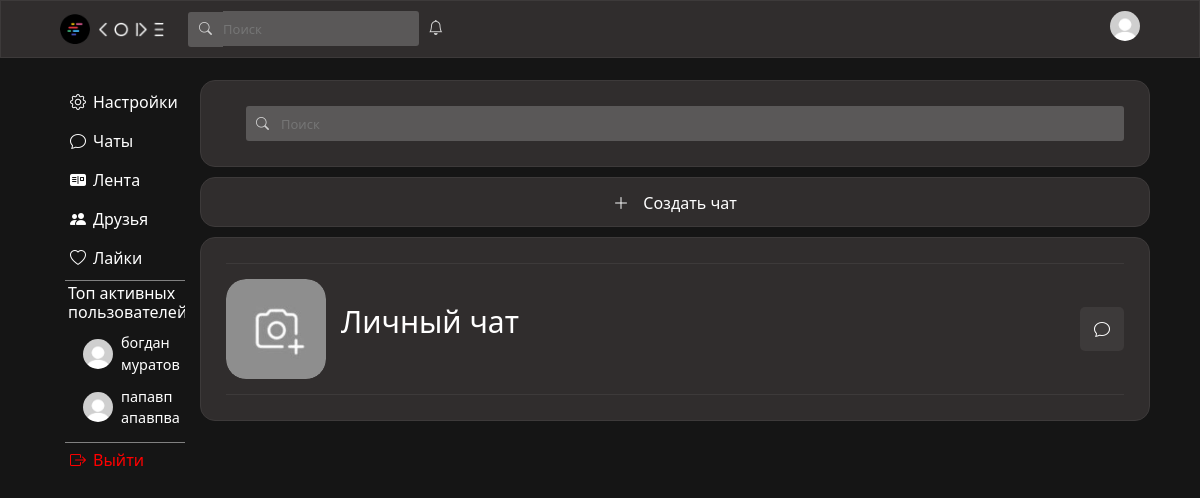
/chats (signed in), run on an earlier commit of the app's database.
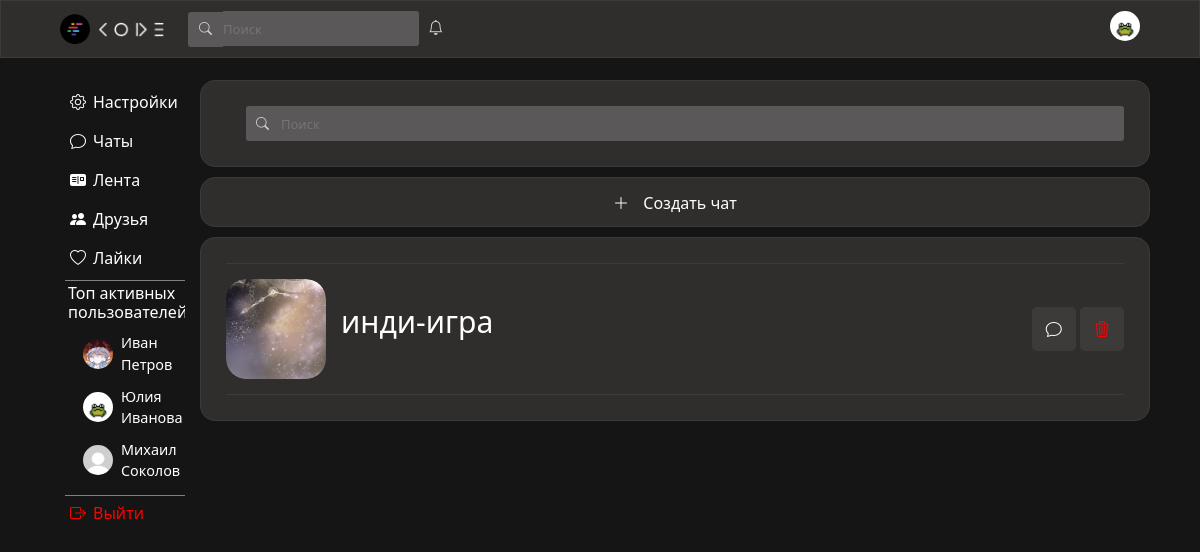
And on a later commit of the database.
### data/users.py (models this page shows, shortened)
class User(SqlAlchemyBase, UserMixin, SerializerMixin):
    __tablename__ = "users"
    id = sqlalchemy.Column(sqlalchemy.Integer, primary_key=True, autoincrement=True)
    surname = sqlalchemy.Column(sqlalchemy.String)
    name = sqlalchemy.Column(sqlalchemy.String)
    age = sqlalchemy.Column(sqlalchemy.Integer)
    city = sqlalchemy.Column(sqlalchemy.String)
    email = sqlalchemy.Column(sqlalchemy.String, unique=True)
    hashed_password = sqlalchemy.Column(sqlalchemy.String)
    post_ids = sqlalchemy.Column(sqlalchemy.String)
    comment_ids = sqlalchemy.Column(sqlalchemy.String)
    post_like_ids = sqlalchemy.Column(sqlalchemy.String)
    post_like_guide_category_ids = sqlalchemy.Column(sqlalchemy.String)
    post_like_ideas_category_ids = sqlalchemy.Column(sqlalchemy.String)
    post_like_mems_category_ids = sqlalchemy.Column(sqlalchemy.String)
    post_like_common_category_ids = sqlalchemy.Column(sqlalchemy.String)
    friends_ids = sqlalchemy.Column(sqlalchemy.String)
    friends_requests = sqlalchemy.Column(sqlalchemy.String)
    own_requests = sqlalchemy.Column(sqlalchemy.String)
    chats_ids = sqlalchemy.Column(sqlalchemy.String)
    img_profile = sqlalchemy.Column(sqlalchemy.String)
    img_avatar = sqlalchemy.Column(sqlalchemy.String)
    sex = sqlalchemy.Column(sqlalchemy.String)
    private_chat_ids = sqlalchemy.Column(sqlalchemy.String)
    modified_date = sqlalchemy.Column(sqlalchemy.DateTime, default=datetime.datetime.now)
    comments = orm.relationship("Comments", back_populates='user')
    posts = orm.relationship("Posts", back_populates='user')

### data/private_chats.py (models this page shows)
class PrivateChat(SqlAlchemyBase, SerializerMixin):
    __tablename__ = "private_chats"
    id = sqlalchemy.Column(sqlalchemy.Integer, primary_key=True, autoincrement=True)
    members = sqlalchemy.Column(sqlalchemy.String)
    chat_name = sqlalchemy.Column(sqlalchemy.String)
    chat_avatar = sqlalchemy.Column(sqlalchemy.String)
    comments = sqlalchemy.Column(sqlalchemy.String)
    modified_date = sqlalchemy.Column(sqlalchemy.DateTime, default=datetime.datetime.now)
    private_chat_with_friend = sqlalchemy.Column(sqlalchemy.Boolean, default=False)

### server.py (the view)
@app.route("/chats", methods=["GET", "POST"])
def chats():
    if not current_user.is_authenticated:
        return redirect("/")
    form = SerchUserForm()
    if form.validate_on_submit():
        return redirect(f"/id/{form.serch_user_id.data}")
    db_sess = db_session.create_session()
    private_chat_ids = current_user.private_chat_ids
    chats = []
    if private_chat_ids:
        for i in private_chat_ids.split(","):
            chat = db_sess.query(PrivateChat).filter(PrivateChat.id == int(i)).first()
            if chat:
                chats.append(chat)
    friend_requests = current_user.friends_requests
    friends_from_request = []
    if friend_requests:
        for i in friend_requests.split(","):
            friends_from_request.append(db_sess.query(User).filter(User.id == int(i)).first())
    html = f.render_template(r"chats.html",
                             form=form,
                             ClientId=f'/id/{current_user.id}',
                             chats=chats,
                             friends_from_request=friends_from_request,
                             seeFilter=False,
                             top_users=get_activ(db_sess))
    return html

### forms/serch_user.py
class SerchUserForm(FlaskForm):
    serch_user_id = StringField()

### data/db_session.py (called while the page is built)
def create_session() -> Session:
    global __factory
    return __factory()

### server.py (called while the page is built)
def get_activ(db_sess):
    active_users = []
    for user in db_sess.query(User).all():
        likes_count = len(user.post_like_ids.split(",")) if user.post_like_ids else 0
        posts_count = len(user.post_ids.split(",")) if user.post_ids else 0
        activity_score = likes_count + 2 * posts_count
        if activity_score > 0:
            active_users.append({
                'user': user,
                'score': activity_score
            })
    active_users.sort(key=lambda x: x['score'], reverse=True)
    top_users = [item['user'] for item in active_users[:3]]
    return top_users

@login_manager.user_loader
def load_user(user_id):
    db_sess = db_session.create_session()
    return db_sess.query(User).get(user_id)

### templates/chats.html (shortened to what this page needs)
{% extends "base.html" %}
{% block content %}
                <div class="search-friends-div">
                    <form style="width: 100%; display: flex; flex-direction: row;" class="serch-form" method="post" id="friend-form">
                        <i class="bi bi-search serch-img"></i><input class="serch friends-serch" type="text" placeholder="Поиск">
                    </form>
                </div>
                <div id="createChat" class="create-post-div">
                    <a href="/create_chat" class="create-post-button">
                        <i style="margin-right: 10px;" class="bi bi-plus-lg"></i>
                        <span style="line-height: 50px;">Создать чат</span>
                    </a>
                </div>
                <div class="friends-div">
                    {% for i in chats %}
                        {% if i.comments or not i.private_chat_with_friend%}
                        <div class="friend-info">
                            <div class="avatar-and-name-friend">
                                <div style="border-radius: 20%;" class="friend-avatar-box">
                                    <img style="border-radius: 20%;" class="friend-avatar" {% if i.chat_avatar %} src="{{i.chat_avatar}}" {% else %} src="..\static\img\chat.png" {% endif %} alt="">
                                </div>
                                <p style="max-width: 525px;" class="name-friend">{{i.chat_name}}</p>
                            </div>
                            <div class="block-with-buttons-actFriend">
                                <a href="/private_chat/{{i.id}}"><div data-tooltip="Написать" class="button-act-with-friend"><i class="bi bi-chat"></i></div></a>
                                {% if not i.private_chat_with_friend %}
                                <a id="del-link" data-chat_id="{{i.id}}"><div data-tooltip="Удалить чат" class="button-act-with-friend trash-friend-button"><i class="bi bi-trash3"></i></div></a>
                                {% endif %}
                            </div>
                        </div>
                        {% endif %}
                    {% endfor %}
                </div>
{% endblock %}

### templates/base.html (shortened to what this page needs)
<!DOCTYPE html>
<html lang="en">
<head>
    <link rel="stylesheet"
    href="https://cdn.jsdelivr.net/npm/bootstrap@5.0.0-beta1/dist/css/bootstrap.min.css"
>
        <link href="https://cdn.jsdelivr.net/npm/bootstrap@5.3.2/dist/css/bootstrap.min.css" rel="stylesheet">
    <link rel="stylesheet" href="https://cdn.jsdelivr.net/npm/bootstrap-icons@1.8.1/font/bootstrap-icons.css">
    <link rel="stylesheet" type="text/css" href="../static/css/style.css" />
</head>
<body>
    <header style="z-index: 99999999;">
        <div class="wrapper">
            <div style="text-align: left;">
                <img src="../static/img/logo.png" class="logo">
                <img src="../static/img/name.png" class="name">
                <form style="position: relative;" class="serch-form" method="post">
                    <i class="bi bi-search serch-img"></i>{{ form.serch_user_id(id="serch", class="serch", style="padding: 0px;", placeholder="Поиск") }}
                </form>
                <div style="display: inline-block; position: relative;">
                    <i onclick="event.stopPropagation()" class="bi bi-bell bell-style"></i>
                </div>
            </div>
            <div style="text-align: right; min-width: 30px;">
                <div class="avatar-box-heder">
                    {% if current_user.img_avatar %}
                        <a id="avatar-img-heder-linck" href={{ClientId}}><img class="avatar-img-heder" src="{{current_user.img_avatar}}" alt=""></a>
                    {% else %}
                        <a id="avatar-img-heder-linck" href={{ClientId}}><img class="avatar-img-heder" src="../static/img/avatar.jpg"></a>
                    {% endif %}
                </div>
            </div>
        </div>
    </header>
    <main>
        <div class="something">
            <div class="menu">
                <ul style="position: sticky; top: 70px;">
                    <li class="menu-li"><a href="/settings"><i style="margin-right: 7px;" class="bi bi-gear"></i>Настройки</a></li>
                    <li class="menu-li"><a href="/chats"><i style="margin-right: 7px;" class="bi bi-chat"></i>Чаты</a></li>
                    <li class="menu-li"><a href="/main"><i style="margin-right: 7px;" class="bi bi-postcard-fill"></i>Лента</a></li>
                    <li class="menu-li"><a href="/friends"><i style="margin-right: 7px;" class="bi bi-people-fill"></i>Друзья</a></li>
                    <li class="menu-li"><a href="/likes"><i style="margin-right: 7px;" class="bi bi-heart"></i>Лайки</a></li>
                    <li style="list-style: none; border-top: 1px solid gray; border-bottom: 1px solid gray; width: 120px; overflow: hidden; padding: 3px;">
                        <h6 style="color: white;">Топ активных пользователей:</h6>
                        {% if top_users %}
                            <div class="top-users-list" style="margin-left: 15px;">
                                {% for user in top_users[:3] %}
                                    <div class="top-user-item" style="margin-bottom: 10px;">
                                        <a href="/id/{{ user.id }}" style="display: flex; align-items: center; text-decoration: none; color: inherit;">
                                            <img src="{{ user.img_avatar or '../static/img/avatar.jpg' }}"
                                                 style="width: 30px; height: 30px; border-radius: 50%; margin-right: 8px; object-fit: cover;">
                                            <span style="color: white;">{{ user.name }} {{ user.surname }}</span>
                                        </a>
                                    </div>
                                {% endfor %}
                            </div>
                        {% else %}
                            <p style="color: #999; font-size: 0.9rem; margin-left: 15px;">Пока нет активных пользователей</p>
                        {% endif %}
                    </li>
                    {% if current_user.is_authenticated %}
                        <li style="color: red;" class="menu-li"><a style="color: red;" href="/logout"><i style="margin-right: 7px; color: red;" class="bi bi-box-arrow-right"></i>Выйти</a></li>
                    {% endif %}
                </ul>
            </div>
            <div class="user-info">
                {% block content %}{% endblock %}
            </div>
        </div>
    </main>
</body>
</html>

### static/css/style.css (style rules this page uses)
body { background-color: #151515; }
.wrapper { display: flex; justify-content: space-between; padding: 10px; width: 1100px; }
.logo { height: 30px; width: auto; margin-right: 5px; }
.top-users-list { margin-top: 10px; }
.top-user-item { transition: transform 0.2s; }
.top-user-item span { font-size: 0.9rem; color: #e0e0e0; }
.name { width: auto; height:15px; }
.serch-form { display: inline-block; }
.serch { box-sizing: border-box; border: none; background-color: #5a5858; color: lightgray; outline: 0; border-radius: 0px 3px 3px 0px; height: 35px; font-size: 13px; }
.serch-img { position: relative; display: inline-block; background-color: #5a5858; color: lightgray; border-radius: 3px 0px 0px 3px; height: 35px; width: 35px; text-align: center; line-height: 35px; font-size: 13px; margin-left: 20px; }
.bell-style { color: lightgray; margin-left: 5px; font-size: 15px; }
main { margin-top: 70px; display: flex; flex-direction: column; align-items: center; min-width: 1100px; }
.avatar-img-heder { position: absolute; top:50%; left:50%; transform:translate(-50%,-50%); width:30px; height:30px; object-fit:cover; }
.avatar-box-heder { position: relative; overflow:hidden; width:30px; height:30px; border-radius: 50%; }
.create-post-div { width: 950px; height: 50px; background-color: #302d2d; border: 1px solid #3d3a3a; border-radius: 15px; margin-top: 10px; text-align: center; }
.create-post-button, .create-post-span { color: white; text-decoration: none; }
.user-info { display: flex; flex-direction: column; align-items: center; }
.menu { width: 145px; margin-right: 5px; }
.menu-li { list-style-type: none; }
.menu-li:not(:last-child) { margin-bottom: 5px; }
.menu-li a, .menu-li p { display: block; color: white; border-radius: 5px; text-decoration: none; padding: 5px; }
.menu ul { margin-top: 15px; padding-left: 15px; }
.something { box-sizing: border-box; display: flex; flex-direction: row; justify-content: center; width: 1100px; }
header { top:0; position: fixed; display: flex; justify-content: center; background-color: #302d2d; border: 1px solid #3d3a3a; left: 0; right: 0; }
.search-friends-div { width: 950px; background-color: #302d2d; border: 1px solid #3d3a3a; border-radius: 15px; margin-top: 10px; padding: 25px; }
.friends-serch { width: 100%; }
.friends-div { width: 950px; background-color: #302d2d; border: 1px solid #3d3a3a; border-radius: 15px; margin-top: 10px; padding: 25px; }
.friend-info { display: flex; flex-direction: row; justify-content: space-between; border-top: 1px solid #3d3a3a; padding: 15px 0; width: 100%; align-items: center; }
.friend-info:last-child { border-bottom: 1px solid #3d3a3a; }
.friend-avatar-box { position: relative; overflow:hidden; width:100px; height:100px; border-radius: 50%; }
.friend-avatar { position: absolute; top:50%; left:50%; transform:translate(-50%,-50%); width:100px; height:100px; object-fit:cover; }
.name-friend { display: inline-block; font-size: 30px; max-width: 225px; overflow: hidden; white-space: nowrap; color: white; padding-left: 15px; }
.button-act-with-friend { display: inline-block; color: white; background-color: #3d3a3a; padding: 10px 14px; border-radius: 5px; }
.trash-friend-button { color: red; }
.block-with-buttons-actFriend { width: 200px; text-align: right; }
.avatar-and-name-friend { display: flex; flex-direction: row; align-items: center; }
[data-tooltip] { position: relative; }

What changed in the data, as far as the page shows it:
no longer on this page (row edited): User: name "богдан", surname "муратов"
no longer on this page (row edited): PrivateChat: chat_name "Личный чат"
now on this page (row edited): User: shows a picture, name "Иван", surname "Петров"
now on this page (row edited): User: shows a picture, name "Юлия", surname "Иванова"
changed User: name "папавп" → "Михаил"; surname "апавпва" → "Соколов"
added PrivateChat: chat_name "инди-игра"
